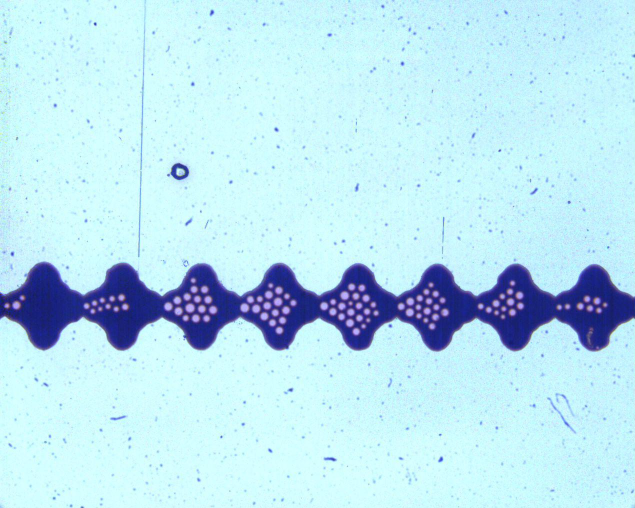
#> input picture reference.jpg, 1270 x 1016 px (shown at 1/2 size); the run also reads 1 picture not shown here
$ python align.py   (older library calls are emulated)
#> lines starting #> are read from the running program, lines starting #| are printed output that depends on the picture; after the words box and inside, x2 and y2 are one past the last pixel; in counts of white or black regions, pixels touching at a corner belong together
# -*- coding: utf-8 -*-
"""
Created on Tue Oct  8 00:21:33 2019

@author: ningyu
"""

#from __future__ import print_function
import cv2
import numpy as np
#import imutils
#import ero_dil
#import warnings

def imshow(img,showresult=True,name='result',x=800,y=600):
    if not showresult:
        return

    cv2.namedWindow(str(name),cv2.WINDOW_NORMAL)
    cv2.imshow(str(name),img);
    cv2.resizeWindow(str(name), x,y)
    cv2.waitKey(0);
    cv2.destroyAllWindows();

# Get the two boundary lines of the single channel
def findSingleChannel(filename,threshold=127,iterations=[2,8,6],showresult=False):
    #filename = "test.jpg"
#> called with filename = 'reference.jpg', threshold = 127, showresult = False
    print("Reading image : ", filename)
    imReference = cv2.imread(filename, cv2.IMREAD_COLOR)
#> imReference is the input picture: shape (1016, 1270, 3); mean B, G, R 240.4, 227.3, 187.1

    # convert to grayscale
    imgray = cv2.cvtColor(imReference, cv2.COLOR_BGR2GRAY)
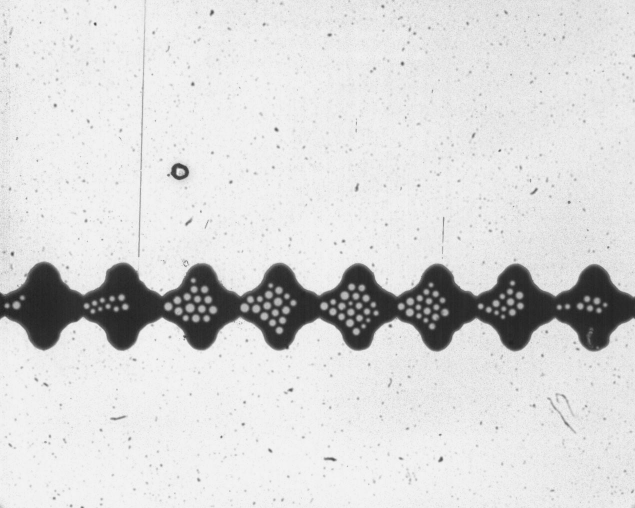
#> imgray: shape (1016, 1270) (shown at 1/2 size); min 29, max 248, mean 216.8
    imshow(imgray,showresult)

    # erode and dilate
    kernel = np.ones((5,5),np.uint8)
    dilation = cv2.dilate(imgray,kernel,iterations = iterations[0])
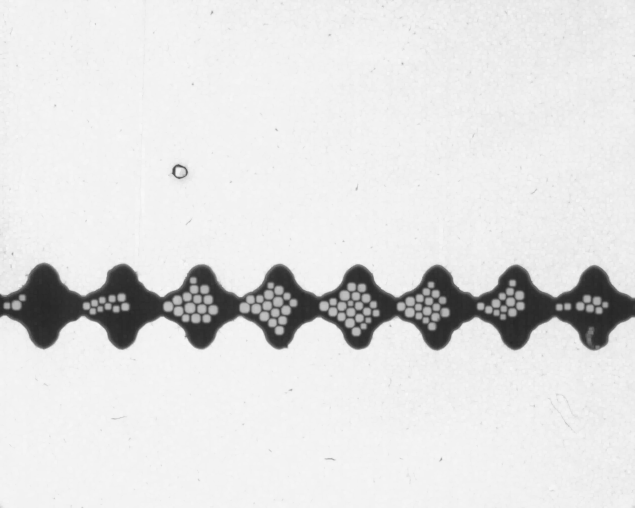
#> dilation: shape (1016, 1270) (shown at 1/2 size); min 38, max 248, mean 224.5
    erosion = cv2.erode(dilation,kernel,iterations = iterations[1])
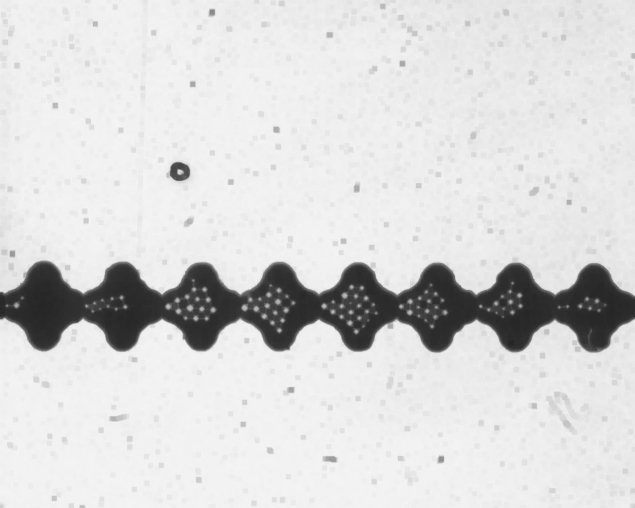
#> erosion: shape (1016, 1270) (shown at 1/2 size); min 38, max 244, mean 216.3
    imshow(erosion,showresult);
    dilation = cv2.dilate(erosion,kernel,iterations = iterations[2])
    imshow(dilation,showresult);

    # get the contours
    ret, thresh = cv2.threshold(dilation, 127, 255, 0)
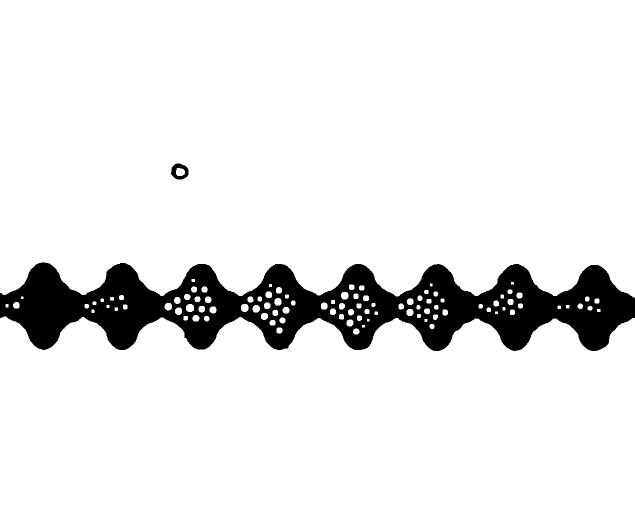
#> thresh: shape (1016, 1270) (shown at 1/2 size); 90.4% white; 2 black regions
    _, contours, hierarchy = cv2.findContours(thresh, method=cv2.RETR_TREE, \
                                              mode=cv2.CHAIN_APPROX_SIMPLE)
#> contours = 104 contours, 2 with area under 20; largest, box (x1, y1, x2, y2) and area: (0, 0, 1270, 595) 710982, (0, 633, 1270, 1016) 442790, (341, 326, 378, 360) 938, (352, 336, 370, 352) 216, (372, 608, 388, 624) 194
    cv2.drawContours(imReference, contours, contourIdx = -1, color=(255,0,0), \
                     thickness=4)
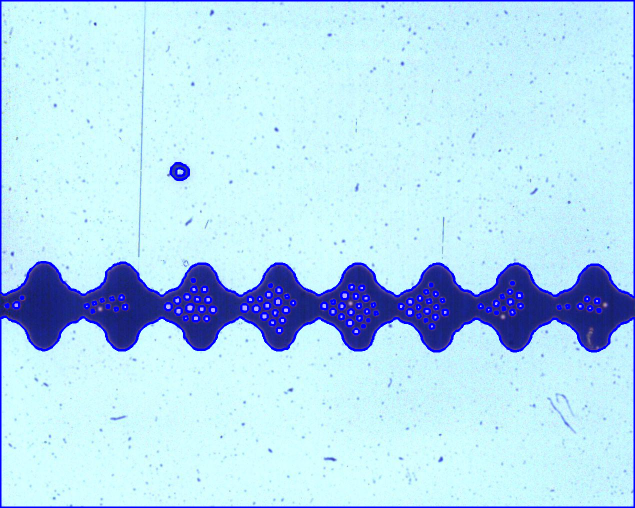
#> imReference: shape (1016, 1270, 3) (shown at 1/2 size); 3.51% of pixels changed, all inside (x1, y1, x2, y2) = (0, 0, 1270, 1016)
    imshow(imReference,showresult);


    # find the two contours for the two channel boundaries
    # the contours is a list of 3-D numpy arrays
    # x-coordinates of points on the contours are in contours[i][:,0,0]
    # y-coordinates of points on the contours are in contours[i][:,0,1]
    # and we squeeze it.

    lengthofcontours = np.zeros(len(contours));
#> lengthofcontours = 104 values from 0 to 0
    for ite in range(len(contours)):
        lengthofcontours[ite] = len(contours[ite]);
#> this loop made 104 passes
#> after the loop, lengthofcontours = 104 values, max 431 at index 102, min 4 at index 2, mean 15.62
    #print(lengthofcontours)
    #result = np.array([[]]);
    n_max = np.argmax(lengthofcontours)
#> n_max = 102
    #print(lengthofcontours)
    #print(n_max)
    boundary1 = np.squeeze( contours[n_max] );
#> boundary1 = 431 pairs, first value 0 to 1269, second value 0 to 594
    lengthofcontours[n_max] = 0

    n_max = np.argmax(lengthofcontours)
#> n_max = 9
    #print(lengthofcontours)
    #print(n_max)
    boundary2 = np.squeeze( contours[ n_max ] );
#> boundary2 = 398 pairs, first value 0 to 1269, second value 633 to 1015

    # remove the figure frame
    x_max = max( max(boundary1[:,0]), max(boundary2[:,0]) )
#> x_max = 1269
    x_min = min( min(boundary1[:,0]), min(boundary2[:,0]) )
#> x_min = 0
    y_max = max( max(boundary1[:,1]), max(boundary2[:,1]) )
#> y_max = 1015
    y_min = min( min(boundary1[:,1]), min(boundary2[:,1]) )
#> y_min = 0

    pos = np.where(boundary1[:,0] == x_max)
#> pos = ([429, 430],)
    pos = np.append(pos, np.where(boundary1[:,0] == x_min) )
#> pos = [429, 430, 0, 1]
    pos = np.append(pos, np.where(boundary1[:,1] == y_max) )
    pos = np.append(pos, np.where(boundary1[:,1] == y_min) )
#> pos = [429, 430, 0, 1, 0, 430]
    boundary1 = np.delete(boundary1,pos,0);
#> boundary1 = 427 pairs, first value 2 to 1266, second value 524 to 594


    pos = np.where(boundary2[:,0] == x_max)
#> pos = ([5, 6],)
    pos = np.append(pos, np.where(boundary2[:,0] == x_min) )
#> pos = [5, 6, 3, 4]
    pos = np.append(pos, np.where(boundary2[:,1] == y_max) )
#> pos = [5, 6, 3, 4, 4, 5]
    pos = np.append(pos, np.where(boundary2[:,1] == y_min) )
    boundary2 = np.delete(boundary2,pos,0);
#> boundary2 = 394 pairs, first value 3 to 1265, second value 633 to 702

    tmp = np.copy(boundary1[:,0])
#> tmp = 427 values from 2 to 1266
    boundary1[:,0] = boundary1[:,1]
    boundary1[:,1] = np.copy(tmp)
    tmp = np.copy(boundary2[:,0])
#> tmp = 394 values, max 1265 at index 3, min 3 at index 2, mean 646.8
    boundary2[:,0] = boundary2[:,1]
    boundary2[:,1] = np.copy(tmp)

    y1 = np.average(boundary1[:,1])
#> y1 = 620.9
    y2 = np.average(boundary2[:,1])
#> y2 = 646.8

    if y1 < y2:
        result = [boundary1, boundary2];
    else:
        result = [boundary2, boundary1];

    return( result )


def createContourImage(contour,shape=None):
    if shape is None:
        x = np.ceil(max(contour[0][:,0],contour[1][:,0])) \
            - np.floor(min(contour[0][:,0],contour[1][:,0]))
        y = np.ceil(max(contour[0][:,1],contour[1][:,1])) \
            - np.floor(min(contour[0][:,1],contour[1][:,1]))
        shape = (x,y)

    contourimg = np.zeros(shape)
    contourimg[contour[0][:,0].astype(int),contour[0][:,1].astype(int)] = 255;
    contourimg[contour[1][:,0].astype(int),contour[1][:,1].astype(int)] = 255;

    contourimg = np.uint8(contourimg)
    #contourimg.astype(int);
    #contourimg.shape = (contourimg.shape[0],contourimg.shape[1],1)

    return( contourimg )

def alignImage(contourref,contour,img):

    # Find size of image1
    sz = contourref.shape


    '''
    First, do translational fix.
    '''
    # Define the motion model
    warp_mode = cv2.MOTION_TRANSLATION
    #warp_mode = cv2.MOTION_HOMOGRAPHY

    # Define 2x3 or 3x3 matrices and initialize the matrix to identity
    if warp_mode == cv2.MOTION_HOMOGRAPHY :
        warp_matrix = np.eye(3, 3, dtype=np.float32)
    else :
        warp_matrix = np.eye(2, 3, dtype=np.float32)

    # Specify the number of iterations.
    number_of_iterations = 1000;

    # Specify the threshold of the increment
    # in the correlation coefficient between two iterations
    termination_eps = 1e-6;

    # Define termination criteria
    criteria = (cv2.TERM_CRITERIA_EPS | cv2.TERM_CRITERIA_COUNT, \
                number_of_iterations,  termination_eps)


    # Run the ECC algorithm. The results are stored in warp_matrix.
    (cc, warp_matrix) = cv2.findTransformECC (contourref,contour,warp_matrix, warp_mode, criteria)

    if warp_mode == cv2.MOTION_HOMOGRAPHY :
        # Use warpPerspective for Homography
        im2_aligned = cv2.warpPerspective (contour, warp_matrix, (sz[1],sz[0]), flags=cv2.INTER_LINEAR + cv2.WARP_INVERSE_MAP)
        result = cv2.warpPerspective (img, warp_matrix, (sz[1],sz[0]), flags=cv2.INTER_LINEAR + cv2.WARP_INVERSE_MAP)
    else :
        # Use warpAffine for Translation, Euclidean and Affine
        im2_aligned = cv2.warpAffine(contour, warp_matrix, (sz[1],sz[0]), flags=cv2.INTER_LINEAR + cv2.WARP_INVERSE_MAP);
        result = cv2.warpAffine(img, warp_matrix, (sz[1],sz[0]), flags=cv2.INTER_LINEAR + cv2.WARP_INVERSE_MAP);

    N_ITERATION_OUTER = 6;
    N_ITERATION_START = 500;
    N_ITERATION_END = 10000;
    EPS_START = 1e-6;
    EPS_END = 1e-11;
    for lp1 in range(N_ITERATION_OUTER):
        '''
        Second, do rotational fix.
        '''
        # Define the motion model
        warp_mode = cv2.MOTION_EUCLIDEAN
        #warp_mode = cv2.MOTION_HOMOGRAPHY

        # Define 2x3 or 3x3 matrices and initialize the matrix to identity
        if warp_mode == cv2.MOTION_HOMOGRAPHY :
            warp_matrix = np.eye(3, 3, dtype=np.float32)
        else :
            warp_matrix = np.eye(2, 3, dtype=np.float32)

        # Specify the number of iterations.

        # Specify the threshold of the increment
        # in the correlation coefficient between two iterations
        '''
        if lp1 == N_ITERATION_OUTER - 1:
            number_of_iterations = N_ITERATION_END;
            termination_eps = EPS_END;
        else:
            number_of_iterations = N_ITERATION_START;
            termination_eps = EPS_START;
        '''
        number_of_iterations = int( ( lp1*N_ITERATION_END + (N_ITERATION_OUTER-lp1)*N_ITERATION_START ) / N_ITERATION_OUTER )
        termination_eps =  ( lp1*EPS_END + (N_ITERATION_OUTER-lp1)*EPS_START ) / N_ITERATION_OUTER

        # Define termination criteria
        criteria = (cv2.TERM_CRITERIA_EPS | cv2.TERM_CRITERIA_COUNT, \
                    number_of_iterations,  termination_eps)


        # Run the ECC algorithm. The results are stored in warp_matrix.
        (cc, warp_matrix) = cv2.findTransformECC (contourref,im2_aligned,warp_matrix, warp_mode, criteria)

        if warp_mode == cv2.MOTION_HOMOGRAPHY :
            # Use warpPerspective for Homography
            im2_aligned = cv2.warpPerspective (im2_aligned, warp_matrix, (sz[1],sz[0]), flags=cv2.INTER_LINEAR + cv2.WARP_INVERSE_MAP)
            result = cv2.warpPerspective (result, warp_matrix, (sz[1],sz[0]), flags=cv2.INTER_LINEAR + cv2.WARP_INVERSE_MAP)
        else :
            # Use warpAffine for Translation, Euclidean and Affine
            im2_aligned = cv2.warpAffine(im2_aligned, warp_matrix, (sz[1],sz[0]), flags=cv2.INTER_LINEAR + cv2.WARP_INVERSE_MAP);
            result = cv2.warpAffine(result, warp_matrix, (sz[1],sz[0]), flags=cv2.INTER_LINEAR + cv2.WARP_INVERSE_MAP);


        '''
        Third, do translational fix, again
        '''
        # Define the motion model
        warp_mode = cv2.MOTION_TRANSLATION
        #warp_mode = cv2.MOTION_HOMOGRAPHY

        # Define 2x3 or 3x3 matrices and initialize the matrix to identity
        if warp_mode == cv2.MOTION_HOMOGRAPHY :
            warp_matrix = np.eye(3, 3, dtype=np.float32)
        else :
            warp_matrix = np.eye(2, 3, dtype=np.float32)

        # Specify the number of iterations.

        # Specify the threshold of the increment
        # in the correlation coefficient between two iterations
        '''
        if lp1 == N_ITERATION_OUTER - 1:
            number_of_iterations = N_ITERATION_END;
            termination_eps = EPS_END;
        else:
            number_of_iterations = N_ITERATION_START;
            termination_eps = EPS_START;
        '''
        number_of_iterations = int( ( lp1*N_ITERATION_END + (N_ITERATION_OUTER-lp1)*N_ITERATION_START ) / N_ITERATION_OUTER )
        termination_eps =  ( lp1*EPS_END + (N_ITERATION_OUTER-lp1)*EPS_START ) / N_ITERATION_OUTER

        # Define termination criteria
        criteria = (cv2.TERM_CRITERIA_EPS | cv2.TERM_CRITERIA_COUNT, \
                    number_of_iterations,  termination_eps)


        # Run the ECC algorithm. The results are stored in warp_matrix.
        (cc, warp_matrix) = cv2.findTransformECC (contourref,im2_aligned,warp_matrix, warp_mode, criteria)

        if warp_mode == cv2.MOTION_HOMOGRAPHY :
            # Use warpPerspective for Homography
            im2_aligned = cv2.warpPerspective (im2_aligned, warp_matrix, (sz[1],sz[0]), flags=cv2.INTER_LINEAR + cv2.WARP_INVERSE_MAP)
            result = cv2.warpPerspective (result, warp_matrix, (sz[1],sz[0]), flags=cv2.INTER_LINEAR + cv2.WARP_INVERSE_MAP)
        else :
            # Use warpAffine for Translation, Euclidean and Affine
            im2_aligned = cv2.warpAffine(im2_aligned, warp_matrix, (sz[1],sz[0]), flags=cv2.INTER_LINEAR + cv2.WARP_INVERSE_MAP);
            result = cv2.warpAffine(result, warp_matrix, (sz[1],sz[0]), flags=cv2.INTER_LINEAR + cv2.WARP_INVERSE_MAP);


    # Show final results
    #imshow(im2_aligned[0],name="Aligned Image 2",showresult=True )

    return( im2_aligned, result )


if __name__ == '__main__':
    filename = "reference.jpg"
    cha1 = findSingleChannel(filename,iterations=[1,2,1]);
#> cha1 = 2 items

    import matplotlib.pyplot as plt
    '''
    plt.figure();
    plt.plot(cha1[0][:,0],cha1[0][:,1],'o-')
    plt.plot(cha1[1][:,0],cha1[1][:,1],'s-')
    '''

    # cut the reference frame and every other frames
    MARGINX = 50;
    MARGINY = 30;


    # make reference contour frame
    # notice that contour and imshow are transposed from each other
    imReference = cv2.imread(filename, cv2.IMREAD_COLOR)
    SHAPE = imReference[:,:,0].shape;
#> SHAPE = (1016, 1270)
    '''
    contourref = np.zeros(imReference[:,:,0].shape)
    contourref[cha1[0][:,0].astype(int),cha1[0][:,1].astype(int)] = 255;
    contourref[cha1[1][:,0].astype(int),cha1[1][:,1].astype(int)] = 255;
    plt.figure()
    #plt.imshow(255-contourref)
    plt.contourf(contourref)
    '''
    contourref = createContourImage(contour=cha1,shape=SHAPE)
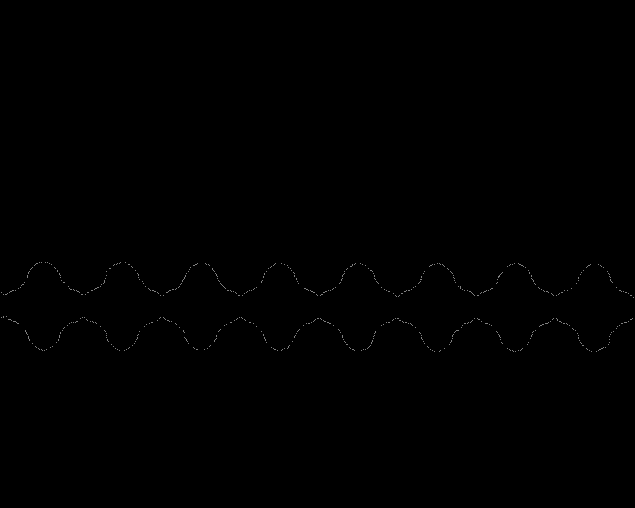
#> contourref: shape (1016, 1270) (shown at 1/2 size); 0.06% white in thin lines or dots, all inside (x1, y1, x2, y2) = (2, 524, 1267, 703)
    '''
    plt.figure()
    plt.contourf(contourref)
    '''

    # get the list of all figures in the working directory
    import os
    pathorigin = 'origin';
    files = os.listdir(pathorigin)
    pathtarget = 'target';
    try:
        os.mkdir(pathtarget);
    except FileExistsError:
        pass
        #warnings.warn('Subfolder ' + pathtarget + ' already exists!')
    #img = cv2.imread(pathorigin+'/'+files[0])
    #imshow(img)


    # make contour
    for ite in enumerate(files):
        filename = pathorigin+'/'+ite[1];
        img = cv2.imread(filename, cv2.IMREAD_COLOR)
        cha2 = findSingleChannel(filename,iterations=[1,2,1]);
#> the loop in findSingleChannel (call 2), `for ite in range(len(contours)):` made 104 passes
#> cha2 = 2 items


        contour = createContourImage(contour=cha2,shape=SHAPE)
        #imshow(contourref[0])
        #savename = pathtarget+'/tmp'+ite[1];
        #cv2.imwrite(savename,contour)

        imgaligned, result = alignImage(contourref,contour,img)
#> in alignImage, `(cc, warp_matrix) = cv2.findTransformECC (contourref,contour,warp_matr..`: cc = 1; warp_matrix = [[1, 0, 3.4e-10], [0, 1, 5.93e-13]]

        #imshow(imgaligned)
        savename = pathtarget+'/'+ite[1];
        cv2.imwrite(savename,imgaligned)
        savename = pathtarget+'/res'+ite[1];
        cv2.imwrite(savename,result)

        '''
        tmp = cha2[0][:,0]
        cha2[0][:,0] = cha2[0][:,1]
        cha2[0][:,1] = tmp
        tmp = cha2[1][:,0]
        cha2[1][:,0] = cha2[1][:,1]
        cha2[1][:,1] = tmp

        cha2[0] = cha2[0].reshape((-1,1,2)).astype(np.int32)
        cha2[1] = cha2[1].reshape((-1,1,2)).astype(np.int32)

        cv2.drawContours(img, cha2, contourIdx = -1, color=(255,0,0), thickness=4)
        cv2.imwrite(pathtarget+'/con'+ite[1],img)
        '''
